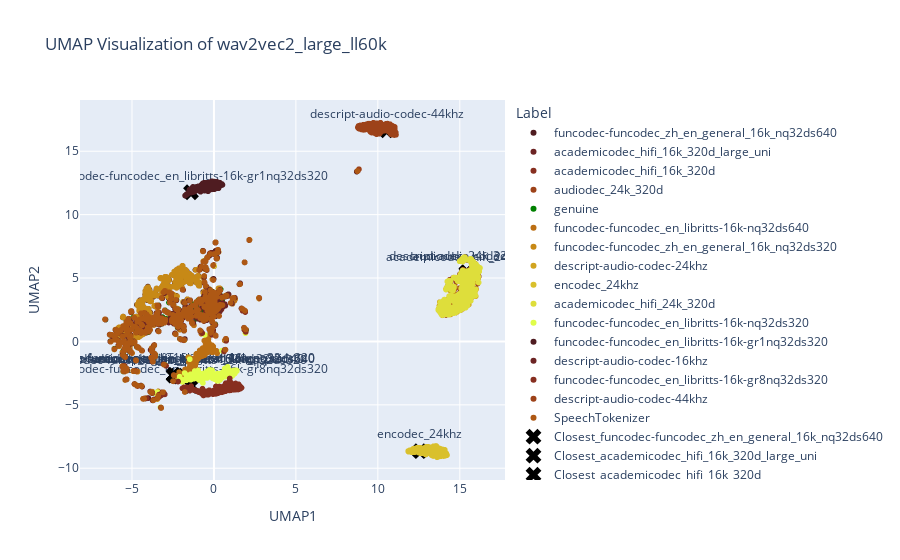

Notebook code for this chart:
### Code cell
if __name__ == "__main__":
    base_directory = "/data/Deep_Fake_Data/Raw_data/Features_superb"
    feature_types = [ 
#   "mockingjay_origin",
#   "mockingjay_100hr",
#   "mockingjay_960hr",
#   "mockingjay_logMelBase_T_AdamW_b32_200k_100hr",
#   "mockingjay_logMelBase_T_AdamW_b32_1m_960hr_drop1",
#   "mockingjay_logMelLinearLarge_T_AdamW_b32_500k_360hr_drop1",
#   "tera",
#   "tera_100hr",
#   "tera_logMelBase_T_F_M_AdamW_b32_200k_100hr",
#   "tera_logMelBase_T_F_AdamW_b32_1m_960hr_drop1",
#   "audio_albert",
#   "audio_albert_960hr",
#   "audio_albert_logMelBase_T_share_AdamW_b32_1m_960hr_drop1",
#   "apc",
#   "apc_360hr",
#   "apc_960hr",
#   "vq_apc",
#   "vq_apc_360hr",
#   "vq_apc_960hr",
#   "npc",
#   "npc_360hr",
#   "npc_960hr",
#   "modified_cpc",
#   "decoar",
#   "decoar_layers",
#   "decoar2",
#   "wav2vec",
#   "wav2vec_large",
#   "vq_wav2vec_gumbel",
#   "vq_wav2vec_kmeans",
#   "discretebert",
#   "vq_wav2vec_kmeans_roberta",
#   "wav2vec2_base_960",
#   "wav2vec2_large_960",
#   "wav2vec2_large_ll60k",
#   "wav2vec2_large_lv60_cv_swbd_fsh",
#   "wav2vec2_conformer_relpos",
#   "wav2vec2_conformer_rope",
#   "wav2vec2_base_s2st_es_voxpopuli",
#   "wav2vec2_base_s2st_en_librilight",
#   "wav2vec2_conformer_large_s2st_es_voxpopuli",
#   "wav2vec2_conformer_large_s2st_en_librilight",
#   "xlsr_53",
#   "xls_r_300m",
#   "xls_r_1b",
#   "xls_r_2b",
#   "hubert_base",
#   "hubert_large_ll60k",
#   "mhubert_base_vp_en_es_fr_it3",
#   "espnet_hubert_base_iter0",
#   "espnet_hubert_base_iter1",
#   "cvhubert",
#   "wavlablm_ek_40k",
#   "wavlablm_mk_40k",
#   "wavlablm_ms_40k",
#   "multires_hubert_base",
#   "multires_hubert_large",
#   "multires_hubert_multilingual_base",
#   "multires_hubert_multilingual_large400k",
#   "multires_hubert_multilingual_large600k",
#   "distilhubert_base",
#   "hubert_base_robust_mgr",
#   "unispeech_sat",
#   "unispeech_sat_base",
#   "unispeech_sat_base_plus",
#   "unispeech_sat_large",
#   "wavlm_base",
#   "wavlm_base_plus",
#   "wavlm_large",
#   "data2vec_base_960",
#   "data2vec_large_ll60k",
#   "ast",
#   "ssast_frame_base",
#   "ssast_patch_base",
#   "mae_ast_frame",
#   "mae_ast_patch",
#   "byol_a_2048",
#   "byol_a_1024",
#   "byol_a_512",
#   "byol_s_default",
#   "byol_s_cvt",
#   "byol_s_resnetish34",
#   "vggish",
#   "passt_base",
  "wav2vec2_large_ll60k"]  # List of feature types
    speaker_nos = [
    # "p278",
    # "p376",
    # "p265",
    # "p318",
    # "p272",
    # "p306",
    # "p239",
    # "p287",
    # "p262",
    # "p288",
    # "p284",
    # "p360",
    # "p251",
    # "p312",
"p282",]

    results = []

    for speaker_no in speaker_nos:
        train_type = "train"
        output_directory = f"/data/Deep_Fake_Data/umap_plots_closest_CODEC1_SD/{speaker_no}"  # Directory to save plots
        if not os.path.exists(output_directory):
            os.makedirs(output_directory)
        for idx, feature_type in enumerate(feature_types):
            print(f"Processing feature type: {feature_type}",speaker_no)

            data_df = read_pickle_files(base_directory, feature_type, speaker_no, train_type)

            if not data_df.empty:
                visualize_umap(data_df, data_df['label'], feature_type, output_directory, str(idx).zfill(3), results, speaker_no)
            else:
                print(f"No data found for feature type: {feature_type}")

    # Convert results to DataFrame and save
    # results_df = pd.DataFrame(results)
    # results_output_path = os.path.join(base_directory, "CODEC1_xv_umap_distances_closest_each_summary_SD.csv")
    # results_df.to_csv(results_output_path, index=False)
    # print(f"Results saved to {results_output_path}")

### Figure 1 — Plotly figure (JSON) as saved in the notebook; plotly's stock layout.template omitted (floating-point values rounded to 4 significant figures; data arrays with more than 128 entries replaced by an {"elided": "..."} marker saying what was removed)
{"data": [{"hovertemplate": "Label=funcodec-funcodec_zh_en_general_16k_nq32ds640<br>UMAP1=%{x}<br>UMAP2=%{y}<extra></extra>", "legendgroup": "funcodec-funcodec_zh_en_general_16k_nq32ds640", "marker": {"color": "rgb(79, 28, 33)", "symbol": "circle"}, "mode": "markers", "name": "funcodec-funcodec_zh_en_general_16k_nq32ds640", "showlegend": true, "type": "scattergl", "x": {"elided": "368 float values"}, "xaxis": "x", "y": {"elided": "368 float values"}, "yaxis": "y"}, {"hovertemplate": "Label=academicodec_hifi_16k_320d_large_uni<br>UMAP1=%{x}<br>UMAP2=%{y}<extra></extra>", "legendgroup": "academicodec_hifi_16k_320d_large_uni", "marker": {"color": "rgb(108, 36, 36)", "symbol": "circle"}, "mode": "markers", "name": "academicodec_hifi_16k_320d_large_uni", "showlegend": true, "type": "scattergl", "x": {"elided": "368 float values"}, "xaxis": "x", "y": {"elided": "368 float values"}, "yaxis": "y"}, {"hovertemplate": "Label=academicodec_hifi_16k_320d<br>UMAP1=%{x}<br>UMAP2=%{y}<extra></extra>", "legendgroup": "academicodec_hifi_16k_320d", "marker": {"color": "rgb(135, 47, 32)", "symbol": "circle"}, "mode": "markers", "name": "academicodec_hifi_16k_320d", "showlegend": true, "type": "scattergl", "x": {"elided": "368 float values"}, "xaxis": "x", "y": {"elided": "368 float values"}, "yaxis": "y"}, {"hovertemplate": "Label=audiodec_24k_320d<br>UMAP1=%{x}<br>UMAP2=%{y}<extra></extra>", "legendgroup": "audiodec_24k_320d", "marker": {"color": "rgb(157, 66, 25)", "symbol": "circle"}, "mode": "markers", "name": "audiodec_24k_320d", "showlegend": true, "type": "scattergl", "x": {"elided": "368 float values"}, "xaxis": "x", "y": {"elided": "368 float values"}, "yaxis": "y"}, {"hovertemplate": "Label=genuine<br>UMAP1=%{x}<br>UMAP2=%{y}<extra></extra>", "legendgroup": "genuine", "marker": {"color": "green", "symbol": "circle"}, "mode": "markers", "name": "genuine", "showlegend": true, "type": "scattergl", "x": {"elided": "368 float values"}, "xaxis": "x", "y": {"elided": "368 float values"}, "yaxis": "y"}, {"hovertemplate": "Label=funcodec-funcodec_en_libritts-16k-nq32ds640<br>UMAP1=%{x}<br>UMAP2=%{y}<extra></extra>", "legendgroup": "funcodec-funcodec_en_libritts-16k-nq32ds640", "marker": {"color": "rgb(188, 111, 19)", "symbol": "circle"}, "mode": "markers", "name": "funcodec-funcodec_en_libritts-16k-nq32ds640", "showlegend": true, "type": "scattergl", "x": {"elided": "368 float values"}, "xaxis": "x", "y": {"elided": "368 float values"}, "yaxis": "y"}, {"hovertemplate": "Label=funcodec-funcodec_zh_en_general_16k_nq32ds320<br>UMAP1=%{x}<br>UMAP2=%{y}<extra></extra>", "legendgroup": "funcodec-funcodec_zh_en_general_16k_nq32ds320", "marker": {"color": "rgb(199, 137, 22)", "symbol": "circle"}, "mode": "markers", "name": "funcodec-funcodec_zh_en_general_16k_nq32ds320", "showlegend": true, "type": "scattergl", "x": {"elided": "368 float values"}, "xaxis": "x", "y": {"elided": "368 float values"}, "yaxis": "y"}, {"hovertemplate": "Label=descript-audio-codec-24khz<br>UMAP1=%{x}<br>UMAP2=%{y}<extra></extra>", "legendgroup": "descript-audio-codec-24khz", "marker": {"color": "rgb(209, 164, 32)", "symbol": "circle"}, "mode": "markers", "name": "descript-audio-codec-24khz", "showlegend": true, "type": "scattergl", "x": {"elided": "368 float values"}, "xaxis": "x", "y": {"elided": "368 float values"}, "yaxis": "y"}, {"hovertemplate": "Label=encodec_24khz<br>UMAP1=%{x}<br>UMAP2=%{y}<extra></extra>", "legendgroup": "encodec_24khz", "marker": {"color": "rgb(217, 192, 44)", "symbol": "circle"}, "mode": "markers", "name": "encodec_24khz", "showlegend": true, "type": "scattergl", "x": {"elided": "368 float values"}, "xaxis": "x", "y": {"elided": "368 float values"}, "yaxis": "y"}, {"hovertemplate": "Label=academicodec_hifi_24k_320d<br>UMAP1=%{x}<br>UMAP2=%{y}<extra></extra>", "legendgroup": "academicodec_hifi_24k_320d", "marker": {"color": "rgb(222, 222, 59)", "symbol": "circle"}, "mode": "markers", "name": "academicodec_hifi_24k_320d", "showlegend": true, "type": "scattergl", "x": {"elided": "368 float values"}, "xaxis": "x", "y": {"elided": "368 float values"}, "yaxis": "y"}, {"hovertemplate": "Label=funcodec-funcodec_en_libritts-16k-nq32ds320<br>UMAP1=%{x}<br>UMAP2=%{y}<extra></extra>", "legendgroup": "funcodec-funcodec_en_libritts-16k-nq32ds320", "marker": {"color": "rgb(224, 253, 74)", "symbol": "circle"}, "mode": "markers", "name": "funcodec-funcodec_en_libritts-16k-nq32ds320", "showlegend": true, "type": "scattergl", "x": {"elided": "368 float values"}, "xaxis": "x", "y": {"elided": "368 float values"}, "yaxis": "y"}, {"hovertemplate": "Label=funcodec-funcodec_en_libritts-16k-gr1nq32ds320<br>UMAP1=%{x}<br>UMAP2=%{y}<extra></extra>", "legendgroup": "funcodec-funcodec_en_libritts-16k-gr1nq32ds320", "marker": {"color": "rgb(79, 28, 33)", "symbol": "circle"}, "mode": "markers", "name": "funcodec-funcodec_en_libritts-16k-gr1nq32ds320", "showlegend": true, "type": "scattergl", "x": {"elided": "368 float values"}, "xaxis": "x", "y": {"elided": "368 float values"}, "yaxis": "y"}, {"hovertemplate": "Label=descript-audio-codec-16khz<br>UMAP1=%{x}<br>UMAP2=%{y}<extra></extra>", "legendgroup": "descript-audio-codec-16khz", "marker": {"color": "rgb(108, 36, 36)", "symbol": "circle"}, "mode": "markers", "name": "descript-audio-codec-16khz", "showlegend": true, "type": "scattergl", "x": {"elided": "368 float values"}, "xaxis": "x", "y": {"elided": "368 float values"}, "yaxis": "y"}, {"hovertemplate": "Label=funcodec-funcodec_en_libritts-16k-gr8nq32ds320<br>UMAP1=%{x}<br>UMAP2=%{y}<extra></extra>", "legendgroup": "funcodec-funcodec_en_libritts-16k-gr8nq32ds320", "marker": {"color": "rgb(135, 47, 32)", "symbol": "circle"}, "mode": "markers", "name": "funcodec-funcodec_en_libritts-16k-gr8nq32ds320", "showlegend": true, "type": "scattergl", "x": {"elided": "368 float values"}, "xaxis": "x", "y": {"elided": "368 float values"}, "yaxis": "y"}, {"hovertemplate": "Label=descript-audio-codec-44khz<br>UMAP1=%{x}<br>UMAP2=%{y}<extra></extra>", "legendgroup": "descript-audio-codec-44khz", "marker": {"color": "rgb(157, 66, 25)", "symbol": "circle"}, "mode": "markers", "name": "descript-audio-codec-44khz", "showlegend": true, "type": "scattergl", "x": {"elided": "368 float values"}, "xaxis": "x", "y": {"elided": "368 float values"}, "yaxis": "y"}, {"hovertemplate": "Label=SpeechTokenizer<br>UMAP1=%{x}<br>UMAP2=%{y}<extra></extra>", "legendgroup": "SpeechTokenizer", "marker": {"color": "rgb(174, 88, 20)", "symbol": "circle"}, "mode": "markers", "name": "SpeechTokenizer", "showlegend": true, "type": "scattergl", "x": {"elided": "368 float values"}, "xaxis": "x", "y": {"elided": "368 float values"}, "yaxis": "y"}, {"marker": {"color": "black", "size": 14, "symbol": "x"}, "mode": "markers+text", "name": "Closest_funcodec-funcodec_zh_en_general_16k_nq32ds640", "text": "funcodec-funcodec_zh_en_general_16k_nq32ds640", "textposition": "top center", "type": "scatter", "x": [-2.449], "y": [-2.672]}, {"marker": {"color": "black", "size": 14, "symbol": "x"}, "mode": "markers+text", "name": "Closest_academicodec_hifi_16k_320d_large_uni", "text": "academicodec_hifi_16k_320d_large_uni", "textposition": "top center", "type": "scatter", "x": [-2.452], "y": [-2.645]}, {"marker": {"color": "black", "size": 14, "symbol": "x"}, "mode": "markers+text", "name": "Closest_academicodec_hifi_16k_320d", "text": "academicodec_hifi_16k_320d", "textposition": "top center", "type": "scatter", "x": [-2.446], "y": [-2.673]}, {"marker": {"color": "black", "size": 14, "symbol": "x"}, "mode": "markers+text", "name": "Closest_audiodec_24k_320d", "text": "audiodec_24k_320d", "textposition": "top center", "type": "scatter", "x": [15.42], "y": [5.455]}, {"marker": {"color": "black", "size": 14, "symbol": "x"}, "mode": "markers+text", "name": "Closest_genuine", "text": "genuine", "textposition": "top center", "type": "scatter", "x": [-2.443], "y": [-2.678]}, {"marker": {"color": "black", "size": 14, "symbol": "x"}, "mode": "markers+text", "name": "Closest_funcodec-funcodec_en_libritts-16k-nq32ds640", "text": "funcodec-funcodec_en_libritts-16k-nq32ds640", "textposition": "top center", "type": "scatter", "x": [-2.289], "y": [-2.707]}, {"marker": {"color": "black", "size": 14, "symbol": "x"}, "mode": "markers+text", "name": "Closest_funcodec-funcodec_zh_en_general_16k_nq32ds320", "text": "funcodec-funcodec_zh_en_general_16k_nq32ds320", "textposition": "top center", "type": "scatter", "x": [-2.448], "y": [-2.662]}, {"marker": {"color": "black", "size": 14, "symbol": "x"}, "mode": "markers+text", "name": "Closest_descript-audio-codec-24khz", "text": "descript-audio-codec-24khz", "textposition": "top center", "type": "scatter", "x": [15.4], "y": [5.419]}, {"marker": {"color": "black", "size": 14, "symbol": "x"}, "mode": "markers+text", "name": "Closest_encodec_24khz", "text": "encodec_24khz", "textposition": "top center", "type": "scatter", "x": [12.56], "y": [-8.657]}, {"marker": {"color": "black", "size": 14, "symbol": "x"}, "mode": "markers+text", "name": "Closest_academicodec_hifi_24k_320d", "text": "academicodec_hifi_24k_320d", "textposition": "top center", "type": "scatter", "x": [15.42], "y": [5.348]}, {"marker": {"color": "black", "size": 14, "symbol": "x"}, "mode": "markers+text", "name": "Closest_funcodec-funcodec_en_libritts-16k-nq32ds320", "text": "funcodec-funcodec_en_libritts-16k-nq32ds320", "textposition": "top center", "type": "scatter", "x": [-2.087], "y": [-2.777]}, {"marker": {"color": "black", "size": 14, "symbol": "x"}, "mode": "markers+text", "name": "Closest_funcodec-funcodec_en_libritts-16k-gr1nq32ds320", "text": "funcodec-funcodec_en_libritts-16k-gr1nq32ds320", "textposition": "top center", "type": "scatter", "x": [-1.4], "y": [11.76]}, {"marker": {"color": "black", "size": 14, "symbol": "x"}, "mode": "markers+text", "name": "Closest_descript-audio-codec-16khz", "text": "descript-audio-codec-16khz", "textposition": "top center", "type": "scatter", "x": [-2.458], "y": [-2.675]}, {"marker": {"color": "black", "size": 14, "symbol": "x"}, "mode": "markers+text", "name": "Closest_funcodec-funcodec_en_libritts-16k-gr8nq32ds320", "text": "funcodec-funcodec_en_libritts-16k-gr8nq32ds320", "textposition": "top center", "type": "scatter", "x": [-1.394], "y": [-3.523]}, {"marker": {"color": "black", "size": 14, "symbol": "x"}, "mode": "markers+text", "name": "Closest_descript-audio-codec-44khz", "text": "descript-audio-codec-44khz", "textposition": "top center", "type": "scatter", "x": [10.53], "y": [16.64]}, {"marker": {"color": "black", "size": 14, "symbol": "x"}, "mode": "markers+text", "name": "Closest_SpeechTokenizer", "text": "SpeechTokenizer", "textposition": "top center", "type": "scatter", "x": [-2.449], "y": [-2.664]}], "layout": {"legend": {"title": {"text": "Label"}, "tracegroupgap": 0}, "title": {"text": "UMAP Visualization of wav2vec2_large_ll60k"}, "xaxis": {"anchor": "y", "domain": [0, 1], "title": {"text": "UMAP1"}}, "yaxis": {"anchor": "x", "domain": [0, 1], "title": {"text": "UMAP2"}}}}
